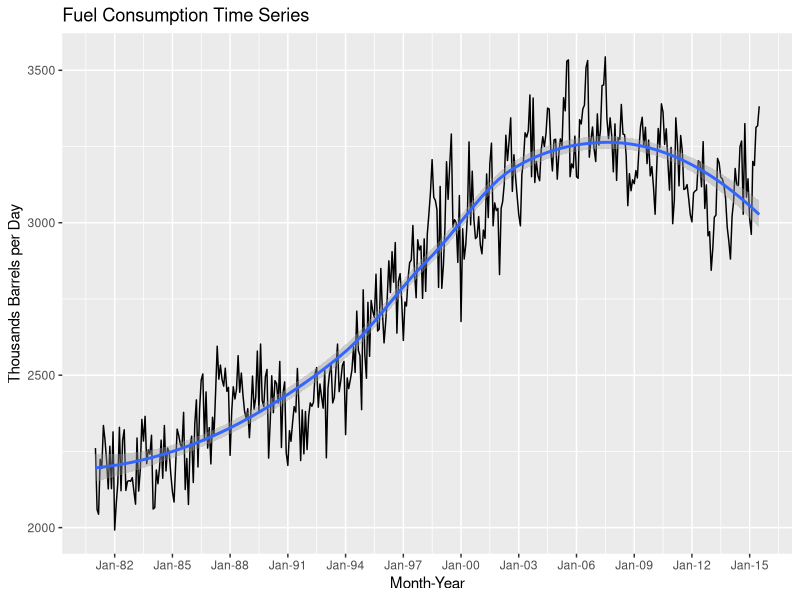
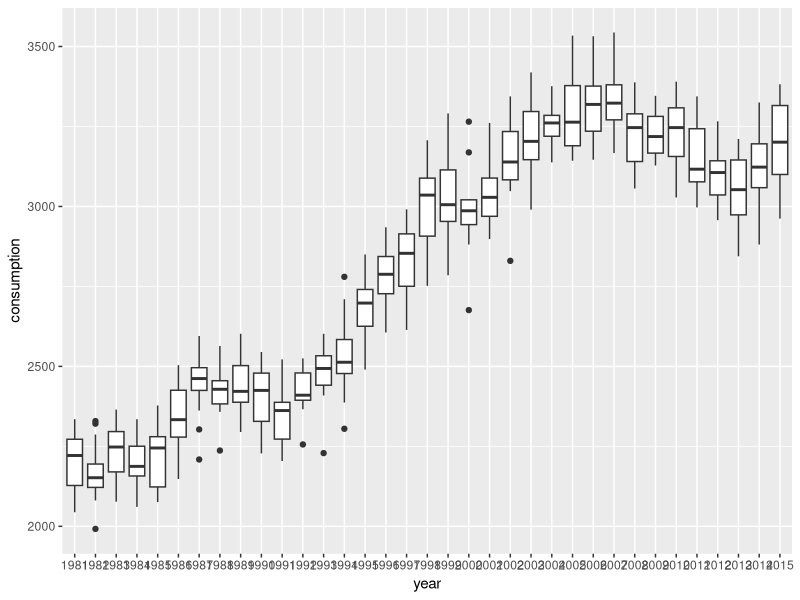
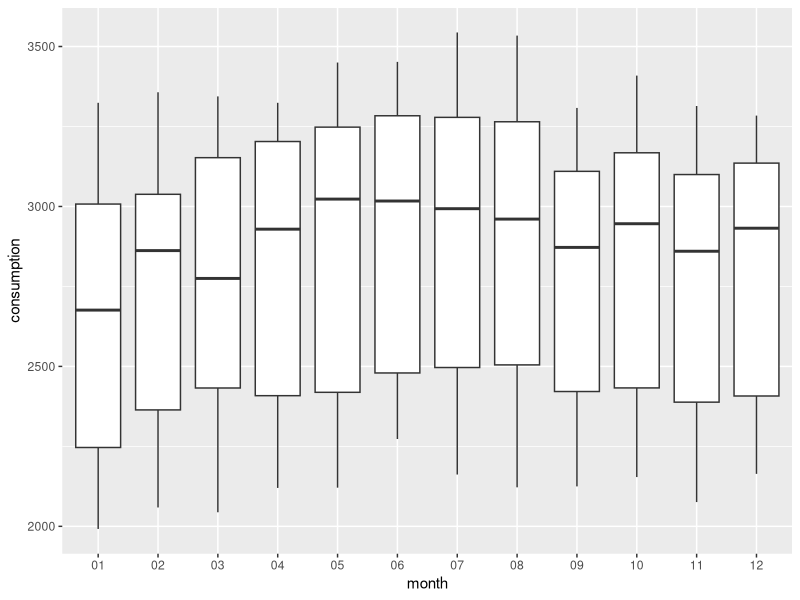

The R source for these figures, in order:
# load dependencies
handle_package <- function(x) {
  a <- require(x, character.only = TRUE)
  if(!a) {
    install.packages(x)
    require(x, character.only = TRUE)
  }
}

pkg <- c("ggplot2","dplyr","R.utils","fdrtool","caret","randomForest","pROC", 
         "readr", "stringr", "corrgram", "corrplot", "aod", "rvest", "ggfortify",
         "zoo", "reshape2", "jsonlite", "devtools", "scales")

lapply(pkg, handle_package)


# load time series data - problems(time_series)
time_series <- read_csv("./padd1_time_series.csv", skip = 5, col_names = FALSE)
names(time_series) <- c("month_year", "consumption")

# Minor data prep - dplyr friendly object; turning id into an integer to sort
time_series_df <- tbl_df(time_series)
time_series_df$id <- as.integer(row.names(time_series_df))
time_series_df <- arrange(time_series_df, desc(id))

# Convert month_year to Date type - facilitate graphing with ggplot
time_series_df$month_year_conv <- as.Date(str_replace(time_series_df$month_year, " ", "01"), "%b%d%Y")

# Extract month, month_name and year from month_year_conv
time_series_df$month <- factor(format(time_series_df$month_year_conv, "%m"), ordered = TRUE)
time_series_df$year <- factor(format(time_series_df$month_year_conv, "%Y"), ordered = TRUE)



###par(mfrow = c(2,2)) 
###lapply(dev.list(), dev.off)


# Create time series object
# Create Time Series Object
fuel_consumption_ts <- ts(time_series_df$consumption, start = c(1981,1), end = c(2015, 7), freq = 12)

# Time Series Plot
p <- ggplot(time_series_df, aes(x = month_year_conv , y = consumption))

p + geom_line() +
    ggtitle("Fuel Consumption Time Series") +
    xlab("Month-Year") + 
    ylab("Thousands Barrels per Day") +
    scale_x_date(labels = date_format("%b-%y"), breaks = "3 years") +
    geom_smooth()



# Does the variation increase as the level increases - By Year
bp <- ggplot(time_series_df, aes(x = year , y = consumption))

bp + geom_boxplot()

# By Month - Bi Modal
bp <- ggplot(time_series_df, aes(x = month , y = consumption))

bp + geom_boxplot()

